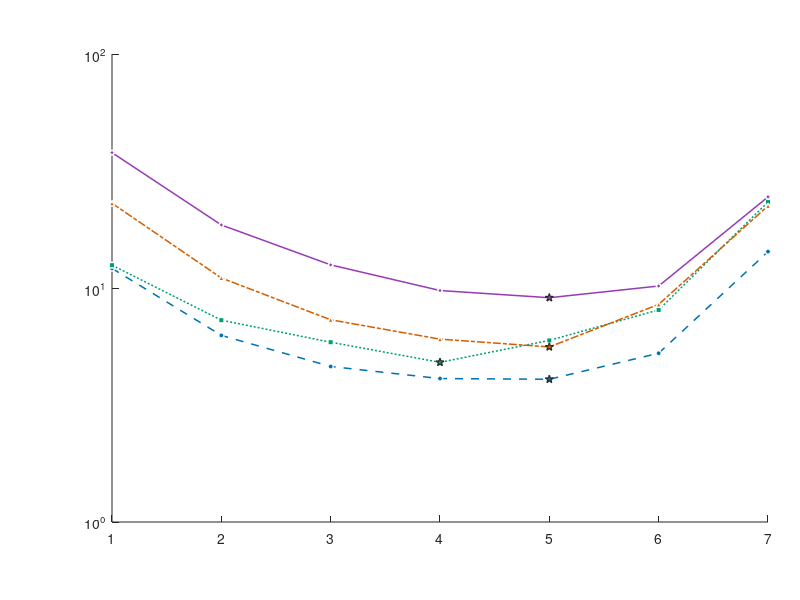

The MATLAB script that drew this image: (Note: this script raises an error after producing the figure.)
% ============================================================
%  IEEE-Format Figure: Max AoI vs Number of Active Beams
%  B=1 to B=7, log y-axis focused on low AoI region
%  Legend top-left, axes start from origin edge
%  K=4/cell, T=200, N_mc=500, R_th=12 Mbps, C=12
% ============================================================

close all; clear; clc;

% ── Data (B=1 to B=7) ───────────────────────────────────────
B = 1:7;

max_aoi_greedy   = [12.132, 6.272, 4.620, 4.102, 4.074, 5.262, 14.300];
max_aoi_rr       = [12.518, 7.286, 5.866, 4.812, 5.970,  8.060, 23.330];
max_aoi_periodic = [23.022,11.036, 7.314, 6.046, 5.600,  8.510, 22.430];
max_aoi_random   = [37.890,18.594,12.556, 9.754, 9.088, 10.198, 24.508];

% ── Optimal B* ───────────────────────────────────────────────
[~, idx_g] = min(max_aoi_greedy);
[~, idx_r] = min(max_aoi_rr);
[~, idx_p] = min(max_aoi_periodic);
[~, idx_n] = min(max_aoi_random);

% ── Colors ───────────────────────────────────────────────────
% Greedy   → blue        (primary, proposed method)
% RR       → teal/green  (was orange — now clearly distinct from periodic)
% Periodic → red/vermil  (was yellow — now clearly distinct from RR)
% Random   → purple      (unchanged)
col_greedy   = [0,   114, 178] / 255;   % blue
col_rr       = [0,   158, 115] / 255;   % teal-green  #009E73
col_periodic = [213,  94,   0] / 255;   % vermillion  #D55E00
col_random   = [150,  60, 180] / 255;   % purple

% ── Figure: IEEE single-column 3.5 x 3.0 inches ─────────────
fig = figure('Units','inches', ...
             'Position',[1 1 3.5 3.0], ...
             'Color','white');

ax = axes('Parent', fig, ...
          'Position', [0.14, 0.13, 0.82, 0.78]);
hold(ax, 'on');

% ── Plot lines ───────────────────────────────────────────────
h_g = semilogy(ax, B, max_aoi_greedy, ...
    'Color',           col_greedy, ...
    'LineStyle',       '--', ...
    'LineWidth',       1.1, ...
    'Marker',          'o', ...
    'MarkerSize',      4.0, ...
    'MarkerFaceColor', col_greedy, ...
    'MarkerEdgeColor', 'white', ...
    'DisplayName',     'Greedy max-AoI');

h_r = semilogy(ax, B, max_aoi_rr, ...
    'Color',           col_rr, ...
    'LineStyle',       ':', ...
    'LineWidth',       1.1, ...
    'Marker',          's', ...
    'MarkerSize',      4.0, ...
    'MarkerFaceColor', col_rr, ...
    'MarkerEdgeColor', 'white', ...
    'DisplayName',     'Round Robin');

h_p = semilogy(ax, B, max_aoi_periodic, ...
    'Color',           col_periodic, ...
    'LineStyle',       '-.', ...
    'LineWidth',       1.1, ...
    'Marker',          '^', ...
    'MarkerSize',      4.0, ...
    'MarkerFaceColor', col_periodic, ...
    'MarkerEdgeColor', 'white', ...
    'DisplayName',     'Periodic Hopping');

h_n = semilogy(ax, B, max_aoi_random, ...
    'Color',           col_random, ...
    'LineStyle',       '-', ...
    'LineWidth',       1.1, ...
    'Marker',          'd', ...
    'MarkerSize',      4.0, ...
    'MarkerFaceColor', col_random, ...
    'MarkerEdgeColor', 'white', ...
    'DisplayName',     'Random');

% ── Optimal B* pentagon markers ──────────────────────────────
semilogy(ax, B(idx_g), max_aoi_greedy(idx_g), ...
    'Marker','p','MarkerSize',6, ...
    'MarkerFaceColor', col_greedy, ...
    'MarkerEdgeColor', [0.15 0.15 0.15], ...
    'LineStyle','none','LineWidth',0.9, ...
    'HandleVisibility','off');

semilogy(ax, B(idx_r), max_aoi_rr(idx_r), ...
    'Marker','p','MarkerSize',6, ...
    'MarkerFaceColor', col_rr, ...
    'MarkerEdgeColor', [0.15 0.15 0.15], ...
    'LineStyle','none','LineWidth',0.9, ...
    'HandleVisibility','off');

semilogy(ax, B(idx_p), max_aoi_periodic(idx_p), ...
    'Marker','p','MarkerSize',6, ...
    'MarkerFaceColor', col_periodic, ...
    'MarkerEdgeColor', [0.15 0.15 0.15], ...
    'LineStyle','none','LineWidth',0.9, ...
    'HandleVisibility','off');

semilogy(ax, B(idx_n), max_aoi_random(idx_n), ...
    'Marker','p','MarkerSize',6, ...
    'MarkerFaceColor', col_random, ...
    'MarkerEdgeColor', [0.15 0.15 0.15], ...
    'LineStyle','none','LineWidth',0.9, ...
    'HandleVisibility','off');

h_opt = semilogy(ax, NaN, NaN, ...
    'Marker','p','MarkerSize',6, ...
    'MarkerFaceColor', [0.45 0.45 0.45], ...
    'MarkerEdgeColor', [0.15 0.15 0.15], ...
    'LineStyle','none','LineWidth',0.9, ...
    'DisplayName','Optimal $B^\star$');

hold(ax, 'off');

% ── Y-axis: log scale ────────────────────────────────────────
ax.YScale               = 'log';
ax.YLim                 = [3.5, 45];
ax.YTick                = [4, 5, 6, 7, 8, 10, 12, 15, 20, 25, 35];
ax.YTickLabel           = {'4','5','6','7','8','10','12','15','20','25','35'};
ax.YMinorTick           = 'off';

% ── X-axis ───────────────────────────────────────────────────
ax.XLim                 = [1, 7];
ax.XTick                = 1:7;
ax.XTickLabel           = {'1','2','3','4','5','6','7'};
ax.XLimitMethod         = 'tight';
ax.YLimitMethod         = 'padded';

% ── General axes formatting ──────────────────────────────────
ax.FontName             = 'Times New Roman';
ax.FontSize             = 9;
ax.TickLabelInterpreter = 'latex';
ax.Box                  = 'on';
ax.LineWidth            = 0.9;
ax.XGrid                = 'on';
ax.YGrid                = 'on';
ax.GridLineStyle        = '-';
ax.GridAlpha            = 0.22;
ax.GridColor            = [0.60 0.60 0.60];
ax.TickDir              = 'in';
ax.TickLength           = [0.015 0.015];
ax.Layer                = 'top';

% ── Axis labels ──────────────────────────────────────────────
xlabel(ax, '$B$', ...
    'Interpreter','latex', ...
    'FontName','Times New Roman', ...
    'FontSize',9);

ylabel(ax, 'Max AoI', ...
    'Interpreter','latex', ...
    'FontName','Times New Roman', ...
    'FontSize',9);

% ── Legend ───────────────────────────────────────────────────
leg = legend(ax, [h_g, h_r, h_p, h_n, h_opt], ...
    'Interpreter',  'latex', ...
    'FontName',     'Times New Roman', ...
    'FontSize',     7.0, ...
    'Location',     'northwest', ...
    'Box',          'on', ...
    'EdgeColor',    [0.55 0.55 0.55], ...
    'LineWidth',    0.7, ...
    'Color',        'white', ...
    'NumColumns',   1);
leg.ItemTokenSize = [18, 5];

drawnow;
lpos      = leg.Position;
lpos(3)   = max(lpos(3), 0.35);
lpos(1)   = ax.Position(1) + 0.015;
lpos(2)   = ax.Position(2) + ax.Position(4) - lpos(4) - 0.015;
leg.Position = lpos;

% ── Export ───────────────────────────────────────────────────
set(fig,'PaperUnits','inches','PaperSize',[3.5 3.0], ...
    'PaperPosition',[0 0 3.5 3.0]);

print(fig,'fig_maxAoI_vs_B_log','-dpdf','-r600');
print(fig,'fig_maxAoI_vs_B_log','-dpng','-r600');
print(fig,'fig_maxAoI_vs_B_log','-depsc','-r600');

fprintf('Saved: fig_maxAoI_vs_B_log.pdf / .png / .eps\n');
fprintf('\nOptimal B* per policy:\n');
fprintf('  Greedy   : B*=%d  MaxAoI=%.3f\n', B(idx_g), max_aoi_greedy(idx_g));
fprintf('  RR       : B*=%d  MaxAoI=%.3f\n', B(idx_r), max_aoi_rr(idx_r));
fprintf('  Periodic : B*=%d  MaxAoI=%.3f\n', B(idx_p), max_aoi_periodic(idx_p));
fprintf('  Random   : B*=%d  MaxAoI=%.3f\n', B(idx_n), max_aoi_random(idx_n));
